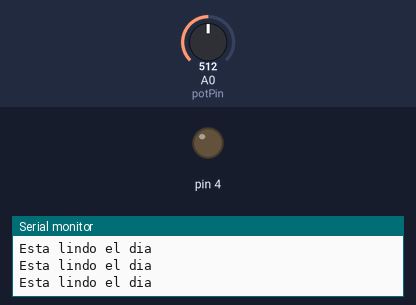
A sketch run on a simulated Arduino Uno, built with avr-gcc and run on an emulated ATmega328P. Shown: output pins drawn as LEDs (lit = HIGH), the last lines printed to the serial monitor. Inputs (shaded band) come from the test bench; at power-on: A0 (potPin) = 512.

Above: at 1.3 s.
1.4 s: A0 (potPin) set to 263
3.5 s: A0 (potPin) set to 239
At 4.1 s:
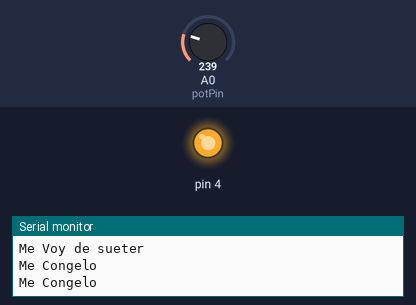
Timing chart, 0 to 6.5 s (numbered marks = the images above; inputs shaded):
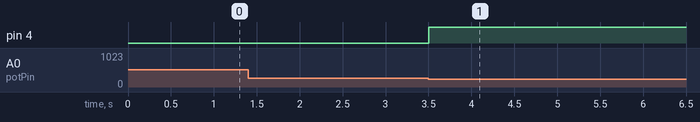

The sketch:

Analog3.ino
```cpp
int potPin = 0;
void setup()
{
Serial.begin(9600);
pinMode(4,OUTPUT);
}
void loop()
{
int reading = analogRead(potPin);
if(reading >= 0 && reading < 256){
  Serial.println("Me Congelo");
  digitalWrite(4,HIGH);
  }
  else{
  if(reading >= 256 && reading < 512){
  Serial.println("Me Voy de sueter");
  } else{
  if(reading >= 512 && reading < 768){
  Serial.println("Esta lindo el dia");
  } else{
  if(reading >= 768 && reading < 1024){
  Serial.println("Pareciera el HELL");
  }
  }
  }
  }
delay(500);
}
```

Measured:
- the behaviour switches between 256 and 255 on A0 (potPin) (found by bisection; images 0 and 1)
- after the input at 3.5 s, pin 4: LOW → HIGH at once
